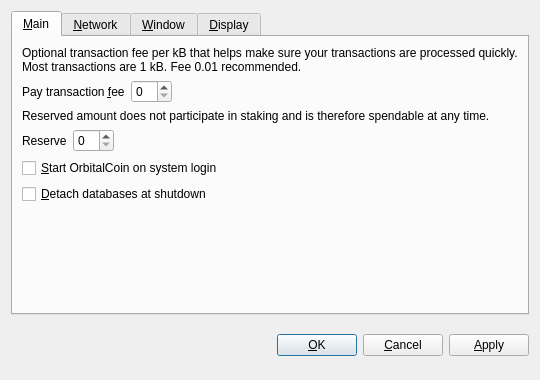
<?xml version="1.0" encoding="UTF-8"?>
<ui version="4.0">
 <class>OptionsDialog</class>
 <widget class="QDialog" name="OptionsDialog">
  <property name="geometry">
   <rect>
    <x>0</x>
    <y>0</y>
    <width>540</width>
    <height>380</height>
   </rect>
  </property>
  <property name="windowTitle">
   <string>Options</string>
  </property>
  <property name="modal">
   <bool>true</bool>
  </property>
  <layout class="QVBoxLayout" name="verticalLayout">
   <item>
    <widget class="QTabWidget" name="tabWidget">
     <property name="tabPosition">
      <enum>QTabWidget::North</enum>
     </property>
     <property name="currentIndex">
      <number>0</number>
     </property>
     <widget class="QWidget" name="tabMain">
      <attribute name="title">
       <string>&amp;Main</string>
      </attribute>
      <layout class="QVBoxLayout" name="verticalLayout_Main">
       <item>
        <widget class="QLabel" name="transactionFeeInfoLabel">
         <property name="text">
          <string>Optional transaction fee per kB that helps make sure your transactions are processed quickly. Most transactions are 1 kB. Fee 0.01 recommended.</string>
         </property>
         <property name="textFormat">
          <enum>Qt::PlainText</enum>
         </property>
         <property name="wordWrap">
          <bool>true</bool>
         </property>
        </widget>
       </item>
       <item>
        <layout class="QHBoxLayout" name="horizontalLayoutFee">
         <item>
          <widget class="QLabel" name="transactionFeeLabel">
           <property name="text">
            <string>Pay transaction &amp;fee</string>
           </property>
           <property name="textFormat">
            <enum>Qt::PlainText</enum>
           </property>
           <property name="buddy">
            <cstring>transactionFee</cstring>
           </property>
          </widget>
         </item>
         <item>
          <widget class="BitcoinAmountField" name="transactionFee"/>
         </item>
         <item>
          <spacer name="horizontalSpacerFee">
           <property name="orientation">
            <enum>Qt::Horizontal</enum>
           </property>
           <property name="sizeHint" stdset="0">
            <size>
             <width>40</width>
             <height>20</height>
            </size>
           </property>
          </spacer>
         </item>
        </layout>
       </item>
       <item>
        <widget class="QLabel" name="reserveBalanceInfoLabel">
         <property name="text">
          <string>Reserved amount does not participate in staking and is therefore spendable at any time.</string>
         </property>
         <property name="textFormat">
          <enum>Qt::PlainText</enum>
         </property>
         <property name="wordWrap">
          <bool>true</bool>
         </property>
        </widget>
       </item>
       <item>
        <layout class="QHBoxLayout" name="horizontalLayoutReserveBalance">
         <item>
          <widget class="QLabel" name="reserveBalanceLabel">
           <property name="text">
            <string>Reserve</string>
           </property>
           <property name="textFormat">
            <enum>Qt::PlainText</enum>
           </property>
           <property name="buddy">
            <cstring>reserveBalance</cstring>
           </property>
          </widget>
         </item>
         <item>
          <widget class="BitcoinAmountField" name="reserveBalance"/>
         </item>
         <item>
          <spacer name="horizontalSpacerReserveBalance">
           <property name="orientation">
            <enum>Qt::Horizontal</enum>
           </property>
           <property name="sizeHint" stdset="0">
            <size>
             <width>40</width>
             <height>20</height>
            </size>
           </property>
          </spacer>
         </item>
        </layout>
       </item>
       <item>
        <widget class="QCheckBox" name="bitcoinAtStartup">
         <property name="toolTip">
          <string>Automatically start OrbitalCoin after logging in to the system.</string>
         </property>
         <property name="text">
          <string>&amp;Start OrbitalCoin on system login</string>
         </property>
        </widget>
       </item>
       <item>
        <widget class="QCheckBox" name="detachDatabases">
         <property name="toolTip">
          <string>Detach block and address databases at shutdown. This means they can be moved to another data directory, but it slows down shutdown. The wallet is always detached.</string>
         </property>
         <property name="text">
          <string>&amp;Detach databases at shutdown</string>
         </property>
        </widget>
       </item>
       <item>
        <layout class="QHBoxLayout" name="horizontalLayout_2"/>
       </item>
       <item>
        <spacer name="verticalSpacer_Main">
         <property name="orientation">
          <enum>Qt::Vertical</enum>
         </property>
         <property name="sizeHint" stdset="0">
          <size>
           <width>20</width>
           <height>40</height>
          </size>
         </property>
        </spacer>
       </item>
      </layout>
     </widget>
     <widget class="QWidget" name="tabNetwork">
      <attribute name="title">
       <string>&amp;Network</string>
      </attribute>
      <layout class="QVBoxLayout" name="verticalLayout_Network">
       <item>
        <widget class="QCheckBox" name="mapPortUpnp">
         <property name="toolTip">
          <string>Automatically open the OrbitalCoin client port on the router. This only works when your router supports UPnP and it is enabled.</string>
         </property>
         <property name="text">
          <string>Map port using &amp;UPnP</string>
         </property>
        </widget>
       </item>
       <item>
        <widget class="QCheckBox" name="connectSocks">
         <property name="toolTip">
          <string>Connect to the OrbitalCoin network through a SOCKS proxy (e.g. when connecting through Tor).</string>
         </property>
         <property name="text">
          <string>&amp;Connect through SOCKS proxy:</string>
         </property>
        </widget>
       </item>
       <item>
        <layout class="QHBoxLayout" name="horizontalLayout_Network">
         <item>
          <widget class="QLabel" name="proxyIpLabel">
           <property name="text">
            <string>Proxy &amp;IP:</string>
           </property>
           <property name="textFormat">
            <enum>Qt::PlainText</enum>
           </property>
           <property name="buddy">
            <cstring>proxyIp</cstring>
           </property>
          </widget>
         </item>
         <item>
          <widget class="QValidatedLineEdit" name="proxyIp">
           <property name="maximumSize">
            <size>
             <width>140</width>
             <height>16777215</height>
            </size>
           </property>
           <property name="toolTip">
            <string>IP address of the proxy (e.g. 127.0.0.1)</string>
           </property>
          </widget>
         </item>
         <item>
          <widget class="QLabel" name="proxyPortLabel">
           <property name="text">
            <string>&amp;Port:</string>
           </property>
           <property name="textFormat">
            <enum>Qt::PlainText</enum>
           </property>
           <property name="buddy">
            <cstring>proxyPort</cstring>
           </property>
          </widget>
         </item>
         <item>
          <widget class="QLineEdit" name="proxyPort">
           <property name="maximumSize">
            <size>
             <width>55</width>
             <height>16777215</height>
            </size>
           </property>
           <property name="toolTip">
            <string>Port of the proxy (e.g. 9050)</string>
           </property>
          </widget>
         </item>
         <item>
          <widget class="QLabel" name="socksVersionLabel">
           <property name="text">
            <string>SOCKS &amp;Version:</string>
           </property>
           <property name="textFormat">
            <enum>Qt::PlainText</enum>
           </property>
           <property name="buddy">
            <cstring>socksVersion</cstring>
           </property>
          </widget>
         </item>
         <item>
          <widget class="QValueComboBox" name="socksVersion">
           <property name="toolTip">
            <string>SOCKS version of the proxy (e.g. 5)</string>
           </property>
          </widget>
         </item>
         <item>
          <spacer name="horizontalSpacer_Network">
           <property name="orientation">
            <enum>Qt::Horizontal</enum>
           </property>
           <property name="sizeHint" stdset="0">
            <size>
             <width>40</width>
             <height>20</height>
            </size>
           </property>
          </spacer>
         </item>
        </layout>
       </item>
       <item>
        <spacer name="verticalSpacer_Network">
         <property name="orientation">
          <enum>Qt::Vertical</enum>
         </property>
         <property name="sizeHint" stdset="0">
          <size>
           <width>20</width>
           <height>40</height>
          </size>
         </property>
        </spacer>
       </item>
      </layout>
     </widget>
     <widget class="QWidget" name="tabWindow">
      <attribute name="title">
       <string>&amp;Window</string>
      </attribute>
      <layout class="QVBoxLayout" name="verticalLayout_Window">
       <item>
        <widget class="QCheckBox" name="minimizeToTray">
         <property name="toolTip">
          <string>Show only a tray icon after minimizing the window.</string>
         </property>
         <property name="text">
          <string>&amp;Minimize to the tray instead of the taskbar</string>
         </property>
        </widget>
       </item>
       <item>
        <widget class="QCheckBox" name="minimizeOnClose">
         <property name="toolTip">
          <string>Minimize instead of exit the application when the window is closed. When this option is enabled, the application will be closed only after selecting Quit in the menu.</string>
         </property>
         <property name="text">
          <string>M&amp;inimize on close</string>
         </property>
        </widget>
       </item>
       <item>
        <spacer name="verticalSpacer_Window">
         <property name="orientation">
          <enum>Qt::Vertical</enum>
         </property>
         <property name="sizeHint" stdset="0">
          <size>
           <width>20</width>
           <height>40</height>
          </size>
         </property>
        </spacer>
       </item>
      </layout>
     </widget>
     <widget class="QWidget" name="tabDisplay">
      <attribute name="title">
       <string>&amp;Display</string>
      </attribute>
      <layout class="QVBoxLayout" name="verticalLayout_Display">
       <item>
        <layout class="QHBoxLayout" name="horizontalLayout_1_Display">
         <item>
          <widget class="QLabel" name="langLabel">
           <property name="text">
            <string>User Interface &amp;language:</string>
           </property>
           <property name="textFormat">
            <enum>Qt::PlainText</enum>
           </property>
           <property name="buddy">
            <cstring>lang</cstring>
           </property>
          </widget>
         </item>
         <item>
          <widget class="QValueComboBox" name="lang">
           <property name="toolTip">
            <string>The user interface language can be set here. This setting will take effect after restarting OrbitalCoin.</string>
           </property>
          </widget>
         </item>
        </layout>
       </item>
       <item>
        <layout class="QHBoxLayout" name="horizontalLayout_2_Display">
         <item>
          <widget class="QLabel" name="unitLabel">
           <property name="text">
            <string>&amp;Unit to show amounts in:</string>
           </property>
           <property name="textFormat">
            <enum>Qt::PlainText</enum>
           </property>
           <property name="buddy">
            <cstring>unit</cstring>
           </property>
          </widget>
         </item>
         <item>
          <widget class="QValueComboBox" name="unit">
           <property name="toolTip">
            <string>Choose the default subdivision unit to show in the interface and when sending coins.</string>
           </property>
          </widget>
         </item>
        </layout>
       </item>
       <item>
        <widget class="QCheckBox" name="displayAddresses">
         <property name="toolTip">
          <string>Whether to show OrbitalCoin addresses in the transaction list or not.</string>
         </property>
         <property name="text">
          <string>&amp;Display addresses in transaction list</string>
         </property>
        </widget>
       </item>
       <item>
        <widget class="QCheckBox" name="coinControlFeatures">
         <property name="toolTip">
          <string>Whether to show coin control features or not.</string>
         </property>
         <property name="text">
          <string>Display coin &amp;control features (experts only!)</string>
         </property>
        </widget>
       </item>
       <item>
        <spacer name="verticalSpacer_Display">
         <property name="orientation">
          <enum>Qt::Vertical</enum>
         </property>
         <property name="sizeHint" stdset="0">
          <size>
           <width>20</width>
           <height>40</height>
          </size>
         </property>
        </spacer>
       </item>
      </layout>
     </widget>
    </widget>
   </item>
   <item>
    <layout class="QHBoxLayout" name="horizontalLayout_Buttons">
     <item>
      <spacer name="horizontalSpacer_1">
       <property name="orientation">
        <enum>Qt::Horizontal</enum>
       </property>
       <property name="sizeHint" stdset="0">
        <size>
         <width>40</width>
         <height>48</height>
        </size>
       </property>
      </spacer>
     </item>
     <item>
      <widget class="QLabel" name="statusLabel">
       <property name="font">
        <font>
         <weight>75</weight>
         <bold>true</bold>
        </font>
       </property>
       <property name="text">
        <string/>
       </property>
       <property name="textFormat">
        <enum>Qt::PlainText</enum>
       </property>
       <property name="wordWrap">
        <bool>true</bool>
       </property>
      </widget>
     </item>
     <item>
      <spacer name="horizontalSpacer_2">
       <property name="orientation">
        <enum>Qt::Horizontal</enum>
       </property>
       <property name="sizeHint" stdset="0">
        <size>
         <width>40</width>
         <height>48</height>
        </size>
       </property>
      </spacer>
     </item>
     <item>
      <widget class="QPushButton" name="okButton">
       <property name="text">
        <string>&amp;OK</string>
       </property>
      </widget>
     </item>
     <item>
      <widget class="QPushButton" name="cancelButton">
       <property name="text">
        <string>&amp;Cancel</string>
       </property>
       <property name="autoDefault">
        <bool>false</bool>
       </property>
      </widget>
     </item>
     <item>
      <widget class="QPushButton" name="applyButton">
       <property name="text">
        <string>&amp;Apply</string>
       </property>
       <property name="autoDefault">
        <bool>false</bool>
       </property>
      </widget>
     </item>
    </layout>
   </item>
  </layout>
 </widget>
 <customwidgets>
  <customwidget>
   <class>BitcoinAmountField</class>
   <extends>QSpinBox</extends>
   <header>bitcoinamountfield.h</header>
  </customwidget>
  <customwidget>
   <class>QValueComboBox</class>
   <extends>QComboBox</extends>
   <header>qvaluecombobox.h</header>
  </customwidget>
  <customwidget>
   <class>QValidatedLineEdit</class>
   <extends>QLineEdit</extends>
   <header>qvalidatedlineedit.h</header>
  </customwidget>
 </customwidgets>
 <resources/>
 <connections/>
</ui>
